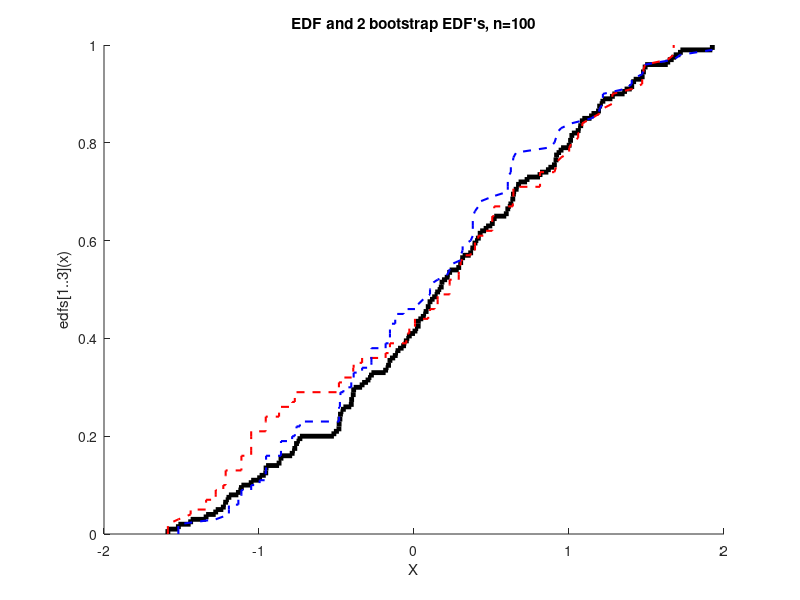

MATLAB code to generate this figure:
% ---------------------------------------------------------------------
% Book:         MVA
% ---------------------------------------------------------------------
% Quantlet:     MVAedfbootstrap
% ---------------------------------------------------------------------
% Description:  MVAedfbootstrap draws 3 bootstrap samples from a 
%               simulate data standard normal dataset and plots their 
%               empirical distribution functions (edf).
% ---------------------------------------------------------------------
% Usage:        MVAedfbootstrap
% ---------------------------------------------------------------------
% Inputs:       none
% ---------------------------------------------------------------------
% Output:       Draws 3 bootstrap samples from a simulate data 
%               standard normal dataset and plots their empirical 
%               distribution functions (edf).
% ---------------------------------------------------------------------
% Example:      
% ---------------------------------------------------------------------
% Author:       Wolfgang Haerdle, Vladimir Georgescu, Jorge Patron,
%               Song Song
% ---------------------------------------------------------------------

n=100;
x=normrnd(0,1,n,1);

x=sort(x);

aa=[x(2:n),((1:n-1)/n)'];
bb=[x(1:n-1),((1:n-1)/n)'];
cc=[aa;bb];
edf=sort(cc);
edf=[edf(1,1),0;edf;edf(length(edf),1),1];

% First bootstrap sample
xs1=x(ceil(n*unifrnd(0,1,n,1)));

%Second bootstrap sample
xs2=x(ceil(n*unifrnd(0,1,n,1)));

% Sorting the first sample
aa1=[xs1(2:n),((1:n-1)/n)'];
bb1=[xs1(1:n-1),((1:n-1)/n)'];
cc1=[aa1;bb1];
edfs1=sort(cc1);
edfs1=[edfs1(1,1),0;edfs1;edfs1(length(edfs1),1),1];

% Sorting the second sample
aa2=[xs2(2:n),((1:n-1)/n)'];
bb2=[xs2(1:n-1),((1:n-1)/n)'];
cc2=[aa2;bb2];
edfs2=sort(cc2);
edfs2=[edfs2(1,1),0;edfs2;edfs2(length(edfs2),1),1];

hold on
title('EDF and 2 bootstrap EDF''s, n=100');
xlabel('X');
ylabel('edfs[1..3](x)');
plot(edf(:,1),edf(:,2),'Color','k','LineWidth',3.5);
plot(edfs1(:,1),edfs1(:,2),'--r','LineWidth',1.5);
plot(edfs2(:,1),edfs2(:,2),'--b','LineWidth',1.5);
hold off
